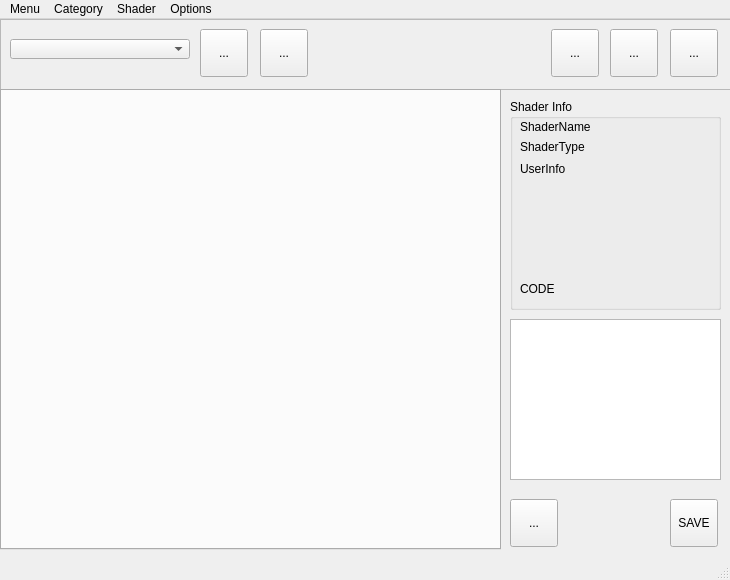
<?xml version="1.0" encoding="UTF-8"?>
<ui version="4.0">
 <class>MainWindow</class>
 <widget class="QMainWindow" name="MainWindow">
  <property name="geometry">
   <rect>
    <x>0</x>
    <y>0</y>
    <width>730</width>
    <height>580</height>
   </rect>
  </property>
  <property name="sizePolicy">
   <sizepolicy hsizetype="Fixed" vsizetype="Fixed">
    <horstretch>0</horstretch>
    <verstretch>0</verstretch>
   </sizepolicy>
  </property>
  <property name="minimumSize">
   <size>
    <width>730</width>
    <height>580</height>
   </size>
  </property>
  <property name="maximumSize">
   <size>
    <width>730</width>
    <height>580</height>
   </size>
  </property>
  <property name="baseSize">
   <size>
    <width>730</width>
    <height>580</height>
   </size>
  </property>
  <property name="windowTitle">
   <string>Shader Library</string>
  </property>
  <widget class="QWidget" name="centralwidget">
   <widget class="QFrame" name="frame_Pipe">
    <property name="geometry">
     <rect>
      <x>0</x>
      <y>0</y>
      <width>731</width>
      <height>71</height>
     </rect>
    </property>
    <property name="autoFillBackground">
     <bool>true</bool>
    </property>
    <property name="styleSheet">
     <string notr="true"/>
    </property>
    <property name="frameShape">
     <enum>QFrame::StyledPanel</enum>
    </property>
    <property name="frameShadow">
     <enum>QFrame::Sunken</enum>
    </property>
    <property name="lineWidth">
     <number>1</number>
    </property>
    <widget class="QComboBox" name="cbox_categorys">
     <property name="geometry">
      <rect>
       <x>10</x>
       <y>20</y>
       <width>180</width>
       <height>20</height>
      </rect>
     </property>
     <property name="minimumSize">
      <size>
       <width>180</width>
       <height>20</height>
      </size>
     </property>
     <property name="maximumSize">
      <size>
       <width>120</width>
       <height>16777215</height>
      </size>
     </property>
    </widget>
    <widget class="QToolButton" name="btn_browseCategory">
     <property name="geometry">
      <rect>
       <x>610</x>
       <y>10</y>
       <width>48</width>
       <height>48</height>
      </rect>
     </property>
     <property name="minimumSize">
      <size>
       <width>48</width>
       <height>48</height>
      </size>
     </property>
     <property name="statusTip">
      <string>Browse Category Folder</string>
     </property>
     <property name="text">
      <string>...</string>
     </property>
     <property name="iconSize">
      <size>
       <width>64</width>
       <height>64</height>
      </size>
     </property>
     <property name="autoRaise">
      <bool>false</bool>
     </property>
    </widget>
    <widget class="QToolButton" name="btn_addCategory">
     <property name="geometry">
      <rect>
       <x>551</x>
       <y>10</y>
       <width>48</width>
       <height>48</height>
      </rect>
     </property>
     <property name="minimumSize">
      <size>
       <width>48</width>
       <height>48</height>
      </size>
     </property>
     <property name="statusTip">
      <string>Create New Category Folder</string>
     </property>
     <property name="text">
      <string>...</string>
     </property>
     <property name="iconSize">
      <size>
       <width>48</width>
       <height>48</height>
      </size>
     </property>
     <property name="autoRaise">
      <bool>false</bool>
     </property>
    </widget>
    <widget class="QToolButton" name="btn_favoriteCat">
     <property name="geometry">
      <rect>
       <x>200</x>
       <y>10</y>
       <width>48</width>
       <height>48</height>
      </rect>
     </property>
     <property name="minimumSize">
      <size>
       <width>48</width>
       <height>48</height>
      </size>
     </property>
     <property name="statusTip">
      <string>Pin Category</string>
     </property>
     <property name="text">
      <string>...</string>
     </property>
     <property name="iconSize">
      <size>
       <width>28</width>
       <height>32</height>
      </size>
     </property>
     <property name="autoRaise">
      <bool>false</bool>
     </property>
    </widget>
    <widget class="QToolButton" name="btn_refresh">
     <property name="geometry">
      <rect>
       <x>670</x>
       <y>10</y>
       <width>48</width>
       <height>48</height>
      </rect>
     </property>
     <property name="minimumSize">
      <size>
       <width>48</width>
       <height>48</height>
      </size>
     </property>
     <property name="statusTip">
      <string>Refresh Category Shaders</string>
     </property>
     <property name="text">
      <string>...</string>
     </property>
     <property name="iconSize">
      <size>
       <width>28</width>
       <height>32</height>
      </size>
     </property>
     <property name="autoRaise">
      <bool>false</bool>
     </property>
    </widget>
    <widget class="QToolButton" name="btn_unPinTab">
     <property name="geometry">
      <rect>
       <x>260</x>
       <y>10</y>
       <width>48</width>
       <height>48</height>
      </rect>
     </property>
     <property name="minimumSize">
      <size>
       <width>48</width>
       <height>48</height>
      </size>
     </property>
     <property name="statusTip">
      <string>UnPin Category</string>
     </property>
     <property name="text">
      <string>...</string>
     </property>
     <property name="iconSize">
      <size>
       <width>28</width>
       <height>32</height>
      </size>
     </property>
     <property name="autoRaise">
      <bool>false</bool>
     </property>
    </widget>
   </widget>
   <widget class="QTabWidget" name="tab_materials">
    <property name="geometry">
     <rect>
      <x>0</x>
      <y>70</y>
      <width>501</width>
      <height>461</height>
     </rect>
    </property>
    <property name="currentIndex">
     <number>-1</number>
    </property>
   </widget>
   <widget class="QToolButton" name="btn_saveChanges">
    <property name="geometry">
     <rect>
      <x>670</x>
      <y>480</y>
      <width>48</width>
      <height>48</height>
     </rect>
    </property>
    <property name="cursor">
     <cursorShape>PointingHandCursor</cursorShape>
    </property>
    <property name="toolTip">
     <string>Save Changes</string>
    </property>
    <property name="statusTip">
     <string>Save Shader Notes</string>
    </property>
    <property name="autoFillBackground">
     <bool>true</bool>
    </property>
    <property name="text">
     <string>SAVE</string>
    </property>
    <property name="iconSize">
     <size>
      <width>64</width>
      <height>64</height>
     </size>
    </property>
    <property name="popupMode">
     <enum>QToolButton::InstantPopup</enum>
    </property>
    <property name="toolButtonStyle">
     <enum>Qt::ToolButtonIconOnly</enum>
    </property>
    <property name="autoRaise">
     <bool>false</bool>
    </property>
    <property name="arrowType">
     <enum>Qt::NoArrow</enum>
    </property>
   </widget>
   <widget class="QGroupBox" name="groupBox">
    <property name="geometry">
     <rect>
      <x>510</x>
      <y>80</y>
      <width>211</width>
      <height>211</height>
     </rect>
    </property>
    <property name="title">
     <string>Shader Info</string>
    </property>
    <widget class="QLabel" name="lbl_shaderName">
     <property name="geometry">
      <rect>
       <x>10</x>
       <y>20</y>
       <width>231</width>
       <height>16</height>
      </rect>
     </property>
     <property name="text">
      <string>ShaderName</string>
     </property>
    </widget>
    <widget class="QLabel" name="lbl_shaderUserPC">
     <property name="geometry">
      <rect>
       <x>10</x>
       <y>60</y>
       <width>181</width>
       <height>20</height>
      </rect>
     </property>
     <property name="text">
      <string>UserInfo</string>
     </property>
    </widget>
    <widget class="QLabel" name="lbl_shaderType">
     <property name="geometry">
      <rect>
       <x>10</x>
       <y>40</y>
       <width>231</width>
       <height>16</height>
      </rect>
     </property>
     <property name="text">
      <string>ShaderType</string>
     </property>
    </widget>
    <widget class="QLabel" name="lbl_shaderCode">
     <property name="geometry">
      <rect>
       <x>10</x>
       <y>180</y>
       <width>181</width>
       <height>20</height>
      </rect>
     </property>
     <property name="text">
      <string>CODE</string>
     </property>
    </widget>
   </widget>
   <widget class="QTextEdit" name="te_notes">
    <property name="geometry">
     <rect>
      <x>510</x>
      <y>300</y>
      <width>211</width>
      <height>161</height>
     </rect>
    </property>
   </widget>
   <widget class="QToolButton" name="btn_addShader">
    <property name="geometry">
     <rect>
      <x>510</x>
      <y>480</y>
      <width>48</width>
      <height>48</height>
     </rect>
    </property>
    <property name="minimumSize">
     <size>
      <width>48</width>
      <height>48</height>
     </size>
    </property>
    <property name="statusTip">
     <string>Add Selected Shader</string>
    </property>
    <property name="text">
     <string>...</string>
    </property>
    <property name="iconSize">
     <size>
      <width>32</width>
      <height>32</height>
     </size>
    </property>
    <property name="autoRaise">
     <bool>false</bool>
    </property>
   </widget>
  </widget>
  <widget class="QMenuBar" name="menubar">
   <property name="geometry">
    <rect>
     <x>0</x>
     <y>0</y>
     <width>730</width>
     <height>21</height>
    </rect>
   </property>
   <widget class="QMenu" name="menuMenu">
    <property name="title">
     <string>Menu</string>
    </property>
    <addaction name="mnu_reloadCategorys"/>
    <addaction name="separator"/>
    <addaction name="mnu_reset"/>
   </widget>
   <widget class="QMenu" name="menuCategory">
    <property name="title">
     <string>Category</string>
    </property>
    <addaction name="mnu_addNewCategory"/>
    <addaction name="separator"/>
    <addaction name="mnu_browseCategoryFolder"/>
   </widget>
   <widget class="QMenu" name="menuShader">
    <property name="title">
     <string>Shader</string>
    </property>
    <addaction name="actionExport_Selected_Shader"/>
   </widget>
   <widget class="QMenu" name="menuOptions">
    <property name="title">
     <string>Options</string>
    </property>
    <addaction name="separator"/>
    <addaction name="mnu_defaultLigthRigOpen"/>
   </widget>
   <addaction name="menuMenu"/>
   <addaction name="menuCategory"/>
   <addaction name="menuShader"/>
   <addaction name="menuOptions"/>
  </widget>
  <widget class="QStatusBar" name="statusBar"/>
  <action name="mnu_addNewCategory">
   <property name="text">
    <string>Add New Category</string>
   </property>
  </action>
  <action name="mnu_browseCategoryFolder">
   <property name="text">
    <string>Browse Category Folder</string>
   </property>
  </action>
  <action name="actionExport_Selected_Shader">
   <property name="text">
    <string>Collect Maps</string>
   </property>
  </action>
  <action name="mnu_reset">
   <property name="text">
    <string>Reset Tool</string>
   </property>
  </action>
  <action name="actionOverwrite_Confirmation">
   <property name="checkable">
    <bool>true</bool>
   </property>
   <property name="checked">
    <bool>true</bool>
   </property>
   <property name="text">
    <string>Overwrite Confirmation</string>
   </property>
  </action>
  <action name="mnu_defaultLigthRigOpen">
   <property name="text">
    <string>Open Preview LightRig File</string>
   </property>
  </action>
  <action name="mnu_reloadCategorys">
   <property name="text">
    <string>Reload Categorys</string>
   </property>
  </action>
 </widget>
 <resources/>
 <connections/>
</ui>
